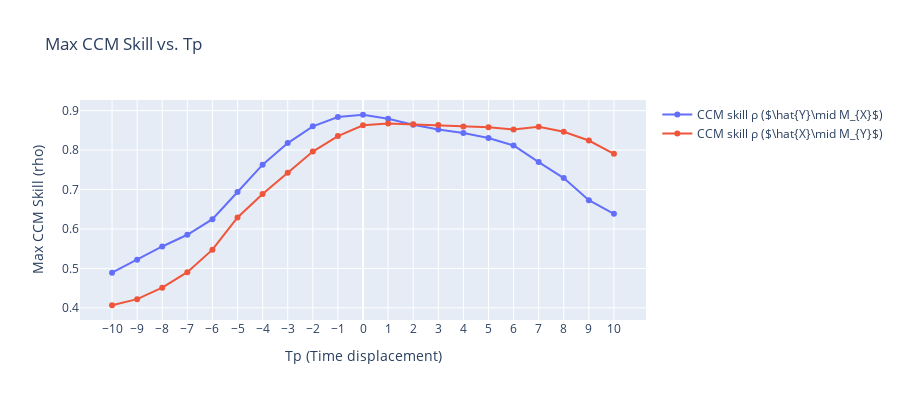

This figure's notebook cell:
### Code cell
time=df_AT['age']
X = df_AT['AT']
Y = df_CO2['CO2']

# Build a dataframe for pyEDM
df = pd.DataFrame({
    "Time": time,
    "X": X,
    "Y": Y,
})


Tps = range(-10, 11)  # scanning Tp from -10 to 10
forward_max_rhos = []  # for X -> Y
reverse_max_rhos = []  # for Y -> X

# For each Tp, run CCM
for Tp in Tps:
    ccm_out = CCM(
        dataFrame   = df,
        E           = 4,
        tau         = 2,
        columns     = 'X',    # use X as the library (predictor)
        target      = 'Y',    # predict Y (target)
        libSizes    = '300',
        sample      = 100,
        random      = True,
        replacement = True,
        Tp          = Tp
    )

    forward_rho = ccm_out['X:Y'].max()  # X->Y (i.e. predicting Y from X)
    reverse_rho = ccm_out['Y:X'].max()  # Y->X (predicting X from Y)
    forward_max_rhos.append(forward_rho)
    reverse_max_rhos.append(reverse_rho)

# Plot the CCM skill vs. Tp using Plotly
fig = go.Figure()

# Plot for X -> Y
fig.add_trace(go.Scatter(
    x=list(Tps),
    y=forward_max_rhos,
    mode='lines+markers',
    name=fr"CCM skill ρ ($\hat{{Y}}\mid M_{{X}}$)"
))
# Plot for Y -> X
fig.add_trace(go.Scatter(
    x=list(Tps),
    y=reverse_max_rhos,
    mode='lines+markers',
    name=fr"CCM skill ρ ($\hat{{X}}\mid M_{{Y}}$)"
))

fig.update_layout(
    title="Max CCM Skill vs. Tp",
    xaxis_title="Tp (Time displacement)",
    yaxis_title="Max CCM Skill (rho)",
    width=900,
    height=400
)
fig.update_xaxes(tickmode='array', tickvals=list(Tps))
fig.show()

### Figure 1 — Plotly figure (JSON) as saved in the notebook; plotly's stock layout.template omitted (floating-point values rounded to 4 significant figures)
{"data": [{"mode": "lines+markers", "name": "CCM skill ρ ($\\hat{Y}\\mid M_{X}$)", "type": "scatter", "x": [-10, -9, -8, -7, -6, -5, -4, -3, -2, -1, 0, 1, 2, 3, 4, 5, 6, 7, 8, 9, 10], "y": [0.4892, 0.5217, 0.5557, 0.5853, 0.6248, 0.6937, 0.7631, 0.8178, 0.8601, 0.884, 0.8896, 0.8793, 0.8643, 0.852, 0.8432, 0.8307, 0.8117, 0.7696, 0.729, 0.6731, 0.6384]}, {"mode": "lines+markers", "name": "CCM skill ρ ($\\hat{X}\\mid M_{Y}$)", "type": "scatter", "x": [-10, -9, -8, -7, -6, -5, -4, -3, -2, -1, 0, 1, 2, 3, 4, 5, 6, 7, 8, 9, 10], "y": [0.4067, 0.4222, 0.4511, 0.4905, 0.5477, 0.6291, 0.6884, 0.7426, 0.7963, 0.8354, 0.8627, 0.8673, 0.8652, 0.8635, 0.8595, 0.8578, 0.8521, 0.8589, 0.8465, 0.8242, 0.7907]}], "layout": {"height": 400, "title": {"text": "Max CCM Skill vs. Tp"}, "width": 900, "xaxis": {"tickmode": "array", "tickvals": [-10, -9, -8, -7, -6, -5, -4, -3, -2, -1, 0, 1, 2, 3, 4, 5, 6, 7, 8, 9, 10], "title": {"text": "Tp (Time displacement)"}}, "yaxis": {"title": {"text": "Max CCM Skill (rho)"}}}}
